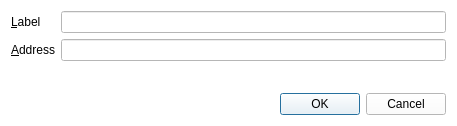
<?xml version="1.0" encoding="UTF-8"?>
<ui version="4.0">
 <class>EditAddressDialog</class>
 <widget class="QDialog" name="EditAddressDialog">
  <property name="geometry">
   <rect>
    <x>0</x>
    <y>0</y>
    <width>457</width>
    <height>126</height>
   </rect>
  </property>
  <property name="windowTitle">
   <string>Edit Address</string>
  </property>
  <property name="styleSheet">
   <string notr="true">background-color: rgb(255, 255, 255);</string>
  </property>
  <layout class="QVBoxLayout" name="verticalLayout">
   <item>
    <layout class="QFormLayout" name="formLayout">
     <property name="fieldGrowthPolicy">
      <enum>QFormLayout::AllNonFixedFieldsGrow</enum>
     </property>
     <item row="0" column="0">
      <widget class="QLabel" name="label">
       <property name="text">
        <string>&amp;Label</string>
       </property>
       <property name="buddy">
        <cstring>labelEdit</cstring>
       </property>
      </widget>
     </item>
     <item row="0" column="1">
      <widget class="QLineEdit" name="labelEdit">
       <property name="toolTip">
        <string>The label associated with this address book entry</string>
       </property>
      </widget>
     </item>
     <item row="1" column="0">
      <widget class="QLabel" name="label_2">
       <property name="text">
        <string>&amp;Address</string>
       </property>
       <property name="buddy">
        <cstring>addressEdit</cstring>
       </property>
      </widget>
     </item>
     <item row="1" column="1">
      <widget class="QLineEdit" name="addressEdit">
       <property name="toolTip">
        <string>The address associated with this address book entry. This can only be modified for sending addresses.</string>
       </property>
      </widget>
     </item>
    </layout>
   </item>
   <item>
    <widget class="QDialogButtonBox" name="buttonBox">
     <property name="orientation">
      <enum>Qt::Horizontal</enum>
     </property>
     <property name="standardButtons">
      <set>QDialogButtonBox::Cancel|QDialogButtonBox::Ok</set>
     </property>
    </widget>
   </item>
  </layout>
 </widget>
 <resources/>
 <connections>
  <connection>
   <sender>buttonBox</sender>
   <signal>accepted()</signal>
   <receiver>EditAddressDialog</receiver>
   <slot>accept()</slot>
   <hints>
    <hint type="sourcelabel">
     <x>248</x>
     <y>254</y>
    </hint>
    <hint type="destinationlabel">
     <x>157</x>
     <y>274</y>
    </hint>
   </hints>
  </connection>
  <connection>
   <sender>buttonBox</sender>
   <signal>rejected()</signal>
   <receiver>EditAddressDialog</receiver>
   <slot>reject()</slot>
   <hints>
    <hint type="sourcelabel">
     <x>316</x>
     <y>260</y>
    </hint>
    <hint type="destinationlabel">
     <x>286</x>
     <y>274</y>
    </hint>
   </hints>
  </connection>
 </connections>
</ui>
